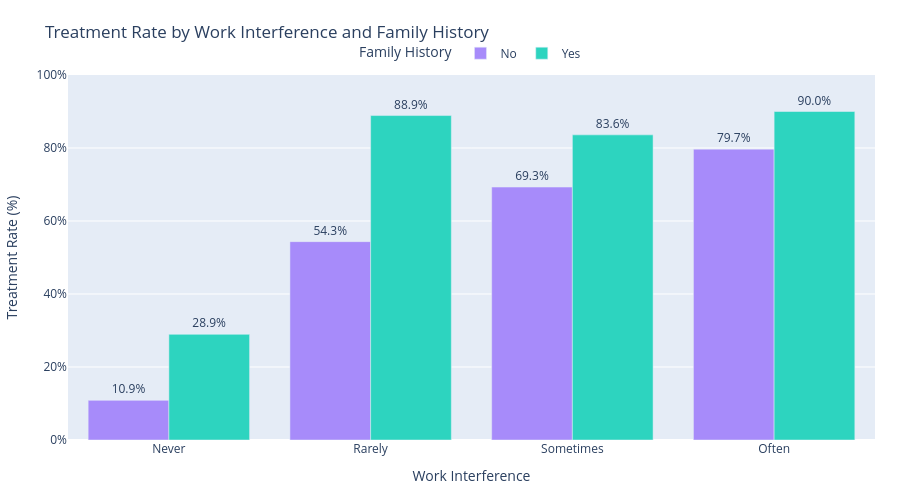

Here is the notebook cell this chart was saved with:
### Markdown cell above
1. **Why did you pick the specific chart?**

    A scatter plot was selected to examine the relationship between respondent age and mental health treatment rate. This chart helps identify whether treatment rates show any clear pattern as age increases.

2. **What is/are the insight(s) found from the chart?**

    The chart shows considerable variation in treatment rates across different age groups. Treatment rates are generally spread across the age range rather than following a consistent upward or downward pattern.

    Some older respondents show very high treatment rates, while others show very low or zero treatment rates. This indicates that age alone does not provide a clear explanation for differences in treatment behavior.

    Overall, there does not appear to be a strong linear relationship between age and treatment rate.

3. **Will the gained insights help creating a positive business impact?**

    Yes. The analysis suggests that organizations should not use age as the primary basis for identifying employees who may need mental health support.

    Instead, organizations can focus on stronger factors identified in the analysis, such as work interference, family history, and access to mental health care options.

    The main business benefit is avoiding age-based assumptions and ensuring that mental health resources remain available across different age groups.

### Code cell
# Chart 17 — Treatment Rate by Work Interference and Family History

work_order = ["Never", "Rarely", "Sometimes", "Often"]
family_order = ["No", "Yes"]

d = df[["work_interfere", "family_history", "treatment"]]
d = d[d["work_interfere"] != "Not Answered"].dropna().copy()

d["Treatment_Rate"] = d["treatment"].map({"No": 0, "Yes": 1})

d = (
    d.groupby(["work_interfere", "family_history"], as_index=False)
     .agg(Treatment_Rate=("Treatment_Rate", "mean"))
)
d["Treatment_Rate"] *= 100

fig = px.bar(
    d,
    x="work_interfere",
    y="Treatment_Rate",
    color="family_history",
    barmode="group",
    text="Treatment_Rate",
    category_orders={
        "work_interfere": work_order,
        "family_history": family_order
    },
    labels={
        "work_interfere": "Work Interference",
        "Treatment_Rate": "Treatment Rate (%)",
        "family_history": "Family History"
    },
    title="Treatment Rate by Work Interference and Family History",
    color_discrete_map={"No": "#A78BFA", "Yes": "#2DD4BF"}
)

fig.update_traces(
    texttemplate="%{text:.1f}%",
    textposition="outside",
    hovertemplate=(
        "<b>Work Interference:</b> %{x}<br>"
        "<b>Family History:</b> %{fullData.name}<br>"
        "<b>Treatment Rate:</b> %{y:.1f}%<extra></extra>"
    )
)

fig.update_layout(
    height=500,
    margin=dict(l=20, r=25, t=75, b=60),
    yaxis=dict(title="Treatment Rate (%)", range=[0, 100], ticksuffix="%"),
    xaxis=dict(title="Work Interference"),
    legend=dict(
        title="Family History",
        orientation="h",
        yanchor="bottom", y=1.02,
        xanchor="center", x=0.5
    )
)

fig.show()

### Figure 1 — Plotly figure (JSON) as saved in the notebook; plotly's stock layout.template omitted (floating-point values rounded to 4 significant figures)
{"data": [{"alignmentgroup": "True", "hovertemplate": "<b>Work Interference:</b> %{x}<br><b>Family History:</b> %{fullData.name}<br><b>Treatment Rate:</b> %{y:.1f}%<extra></extra>", "legendgroup": "No", "marker": {"color": "#A78BFA", "pattern": {"shape": ""}}, "name": "No", "offsetgroup": "No", "orientation": "v", "showlegend": true, "text": [10.86, 79.69, 54.35, 69.3], "textposition": "outside", "texttemplate": "%{text:.1f}%", "type": "bar", "x": ["Never", "Often", "Rarely", "Sometimes"], "xaxis": "x", "y": [10.86, 79.69, 54.35, 69.3], "yaxis": "y"}, {"alignmentgroup": "True", "hovertemplate": "<b>Work Interference:</b> %{x}<br><b>Family History:</b> %{fullData.name}<br><b>Treatment Rate:</b> %{y:.1f}%<extra></extra>", "legendgroup": "Yes", "marker": {"color": "#2DD4BF", "pattern": {"shape": ""}}, "name": "Yes", "offsetgroup": "Yes", "orientation": "v", "showlegend": true, "text": [28.95, 90.0, 88.89, 83.6], "textposition": "outside", "texttemplate": "%{text:.1f}%", "type": "bar", "x": ["Never", "Often", "Rarely", "Sometimes"], "xaxis": "x", "y": [28.95, 90.0, 88.89, 83.6], "yaxis": "y"}], "layout": {"barmode": "group", "height": 500, "legend": {"orientation": "h", "title": {"text": "Family History"}, "tracegroupgap": 0, "x": 0.5, "xanchor": "center", "y": 1.02, "yanchor": "bottom"}, "margin": {"b": 60, "l": 20, "r": 25, "t": 75}, "title": {"text": "Treatment Rate by Work Interference and Family History"}, "xaxis": {"anchor": "y", "categoryarray": ["Never", "Rarely", "Sometimes", "Often"], "categoryorder": "array", "domain": [0, 1], "title": {"text": "Work Interference"}}, "yaxis": {"anchor": "x", "domain": [0, 1], "range": [0, 100], "ticksuffix": "%", "title": {"text": "Treatment Rate (%)"}}}}
